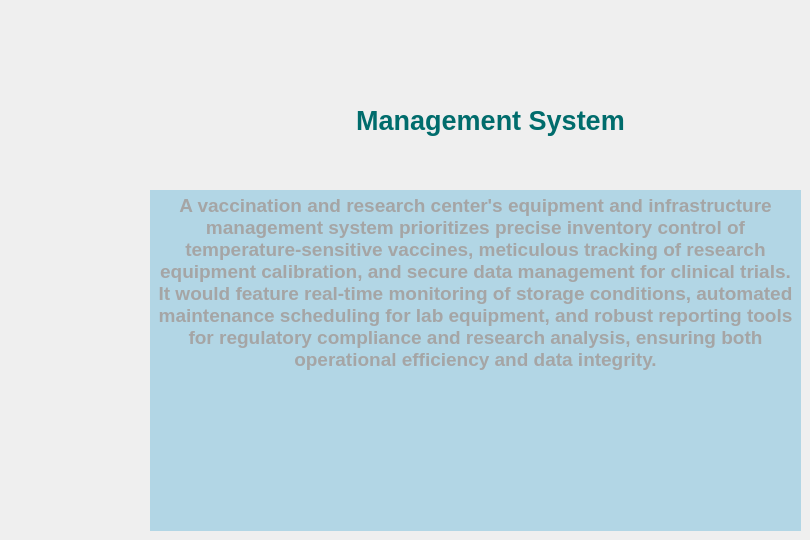
    <widget class="QWidget" name="about">
     <widget class="QLabel" name="label_pic_3">
      <property name="geometry">
       <rect>
        <x>320</x>
        <y>10</y>
        <width>131</width>
        <height>141</height>
       </rect>
      </property>
      <property name="text">
       <string/>
      </property>
      <property name="pixmap">
       <pixmap>:/images/VaxEra.jpg</pixmap>
      </property>
      <property name="scaledContents">
       <bool>true</bool>
      </property>
     </widget>
     <widget class="QLabel" name="label_14">
      <property name="geometry">
       <rect>
        <x>270</x>
        <y>80</y>
        <width>441</width>
        <height>81</height>
       </rect>
      </property>
      <property name="font">
       <font>
        <pointsize>20</pointsize>
        <bold>true</bold>
       </font>
      </property>
      <property name="text">
       <string>&lt;html&gt;&lt;head/&gt;&lt;body&gt;&lt;p align=&quot;center&quot;&gt;&lt;span style=&quot; color:#006c6c;&quot;&gt;Management System&lt;/span&gt;&lt;/p&gt;&lt;/body&gt;&lt;/html&gt;</string>
      </property>
     </widget>
     <widget class="QTextEdit" name="textEdit">
      <property name="enabled">
       <bool>false</bool>
      </property>
      <property name="geometry">
       <rect>
        <x>150</x>
        <y>190</y>
        <width>651</width>
        <height>341</height>
       </rect>
      </property>
      <property name="font">
       <font>
        <family>Segoe UI</family>
        <pointsize>14</pointsize>
        <bold>true</bold>
       </font>
      </property>
      <property name="styleSheet">
       <string notr="true">#textEdit{
color: rgb(165, 165, 165);
border:none;
background:#2D2D2D;
background-color: #b2d6e5;
}</string>
      </property>
      <property name="verticalScrollBarPolicy">
       <enum>Qt::ScrollBarPolicy::ScrollBarAlwaysOff</enum>
      </property>
      <property name="horizontalScrollBarPolicy">
       <enum>Qt::ScrollBarPolicy::ScrollBarAlwaysOff</enum>
      </property>
      <property name="html">
       <string>&lt;!DOCTYPE HTML PUBLIC &quot;-//W3C//DTD HTML 4.0//EN&quot; &quot;http://www.w3.org/TR/REC-html40/strict.dtd&quot;&gt;
&lt;html&gt;&lt;head&gt;&lt;meta name=&quot;qrichtext&quot; content=&quot;1&quot; /&gt;&lt;meta charset=&quot;utf-8&quot; /&gt;&lt;style type=&quot;text/css&quot;&gt;
p, li { white-space: pre-wrap; }
hr { height: 1px; border-width: 0; }
li.unchecked::marker { content: &quot;\2610&quot;; }
li.checked::marker { content: &quot;\2612&quot;; }
&lt;/style&gt;&lt;/head&gt;&lt;body style=&quot; font-family:'Segoe UI'; font-size:14pt; font-weight:700; font-style:normal;&quot;&gt;
&lt;p align=&quot;center&quot; style=&quot; margin-top:0px; margin-bottom:0px; margin-left:0px; margin-right:0px; -qt-block-indent:0; text-indent:0px;&quot;&gt;A vaccination and research center's equipment and infrastructure management system prioritizes precise inventory control of temperature-sensitive vaccines, meticulous tracking of research equipment calibration, and secure data management for clinical trials. It would feature real-time monitoring of storage conditions, automated maintenance scheduling for lab equipment, and robust reporting tools for regulatory compliance and research analysis, ensuring both operational efficiency and data integrity.&lt;/p&gt;&lt;/body&gt;&lt;/html&gt;</string>
      </property>
     </widget>
    </widget>
